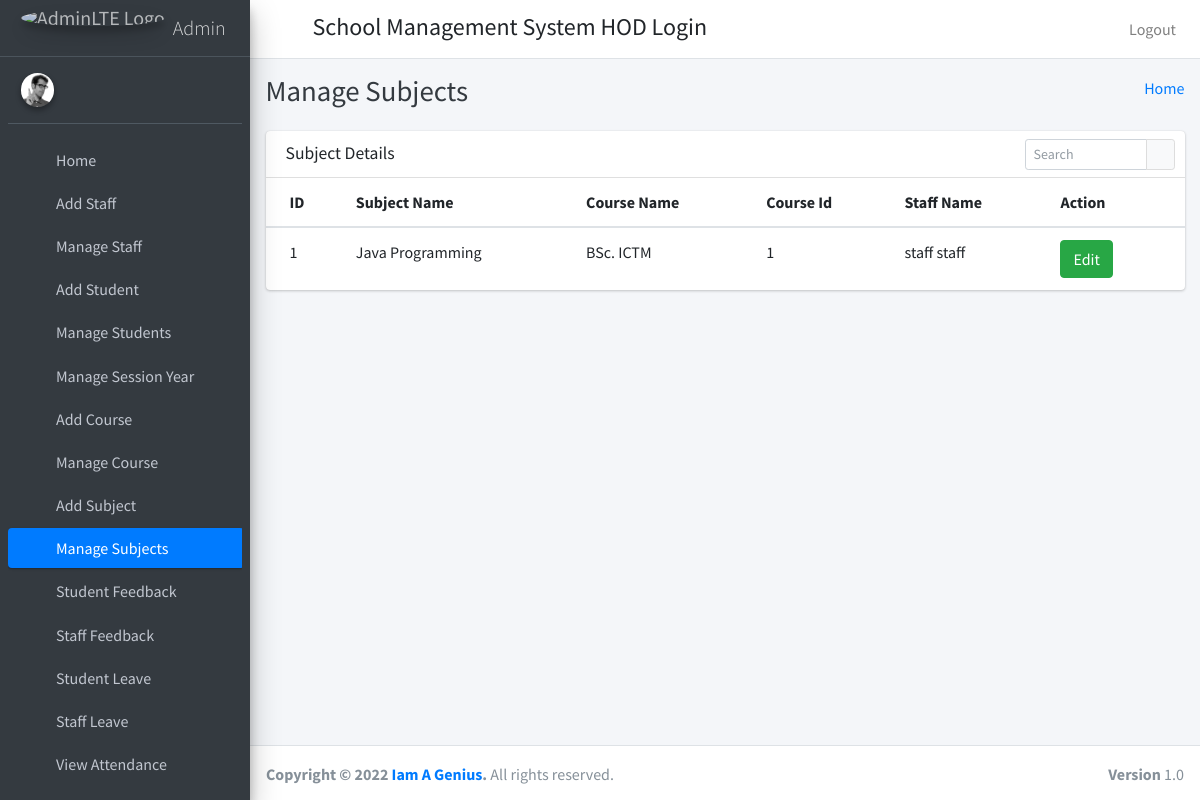
Before: /manage_subjects with the older database file.
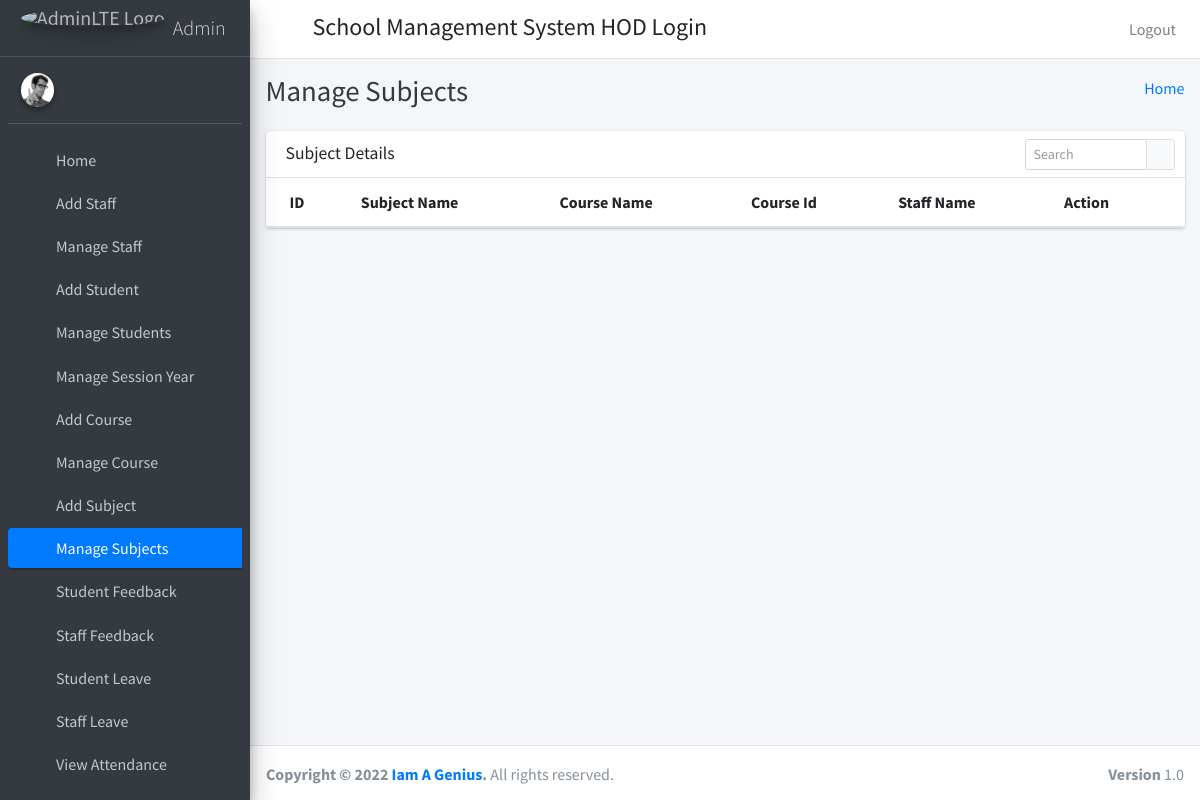
After: the same page with the newer database file.
### Student/models.py (models this page shows)
class subject(models.Model):
    id = models.AutoField(primary_key=True)
    subject_name = models.CharField(max_length=250)
    course_id = models.ForeignKey(courses,on_delete=models.CASCADE,default=1)
    staff_id = models.ForeignKey(CustomUser, on_delete=models.CASCADE)
    created_at = models.DateTimeField(auto_now_add=True)
    updated_at = models.DateTimeField(auto_now_add=True)
    objects=models.Manager()

class courses(models.Model):
    id = models.AutoField(primary_key=True)
    course_name = models.CharField(max_length=250)
    created_at = models.DateTimeField(auto_now_add=True)
    updated_at = models.DateTimeField(auto_now_add=True)
    objects=models.Manager()

class CustomUser(AbstractUser):
    user_type_data=((1,"HOD"),(2,"staff"),(3,"student"))
    user_type= models.CharField(default=1, choices=user_type_data,max_length=10)

### Student/hod_views.py (the view)
# urls.py: path('manage_subjects', hod_views.manage_subjects,name="manage_subjects"),
def manage_subjects(request):
    subjects = subject.objects.all()
    return render(request, "hod_template/manage_subjects_template.html", {"subjects": subjects})

### templates/Hod_template/manage_subjects_template.html
{% extends 'Hod_template/base_template.html' %}
{% block page_title %} Manage Subjects {% endblock page_title %}
{% load static %}
{% block main_content %}
<section class="content">
      <div class="container-fluid">
       <div class="row">
          <div class="col-12">
            <div class="card">
              <div class="card-header">
                <h3 class="card-title">Subject Details</h3>
                <div class="card-tools">
                  <div class="input-group input-group-sm" style="width: 150px;">
                    <input type="text" name="table_search" class="form-control float-right" placeholder="Search">
                    <div class="input-group-append">
                      <button type="submit" class="btn btn-default"><i class="fas fa-search"></i></button>
                    </div>
                  </div>
                </div>
              </div>
              <div class="card-body table-responsive p-0">
                <table class="table table-hover text-nowrap">
                  <thead>
                    <tr>
                      <th>ID</th>
                      <th>Subject Name</th>
                      <th>Course Name</th>
                      <th>Course Id</th>
                      <th>Staff Name</th>
                      <th>Action</th>
                    </tr>
                  </thead>
                  <tbody>
                  {% for subject in subjects %}
                    <tr>
                      <td>{{ subject.id }}</td>
                      <td>{{ subject.subject_name }}</td>
                      <td>{{ subject.course_id.course_name }}</td>
                      <td>{{ subject.course_id.id }}</td>
                      <td>{{ subject.staff_id.first_name }} {{ subject.staff_id.last_name }}</td>
                      <td><a href="/edit_subject/{{ subject.id}}" class="btn btn-success">Edit</a></td>
                    </tr>
                  {% endfor %}
                  </tbody>
                </table>
              </div>
            </div>
          </div>
        </div>
      </div>
    </section>
{% endblock main_content %}

### templates/Hod_template/base_template.html (shortened to what this page needs)
<!DOCTYPE html>
{% load static %}
<html>
<head>
  <link rel="stylesheet" href="{% static "plugins/fontawesome-free/css/all.min.css" %}">
  <link rel="stylesheet" href="https://code.ionicframework.com/ionicons/2.0.1/css/ionicons.min.css">
  <link rel="stylesheet" href="{% static "plugins/tempusdominus-bootstrap-4/css/tempusdominus-bootstrap-4.min.css" %}">
  <link rel="stylesheet" href="{% static "plugins/icheck-bootstrap/icheck-bootstrap.min.css" %}">
  <link rel="stylesheet" href="{% static "plugins/jqvmap/jqvmap.min.css" %}">
  <link rel="stylesheet" href="{% static "dist/css/adminlte.min.css" %}">
  <link rel="stylesheet" href="{% static "plugins/overlayScrollbars/css/OverlayScrollbars.min.css" %}">
  <link rel="stylesheet" href="{% static "plugins/daterangepicker/daterangepicker.css" %}">
  <link rel="stylesheet" href="{% static "plugins/summernote/summernote-bs4.css" %}">
</head>
<body class="hold-transition sidebar-mini layout-fixed">
<div class="wrapper">
  <nav class="main-header navbar navbar-expand navbar-white navbar-light">
    <ul class="navbar-nav">
      <li class="nav-item">
        <a class="nav-link" data-widget="pushmenu" href="#"><i class="fas fa-bars"></i></a>
      </li>
    </ul>
  <h4 style="margin-left: 10px;margin-top: 5px">School Management System HOD Login</h4>
    <ul class="navbar-nav ml-auto">
      <li class="nav-item">
        <a class="nav-link" href="/logout_user">
          Logout
        </a>
      </li>
    </ul>
  </nav>
  {% include 'Hod_template/sidebar.html' with user=user id=id %}
     <div class="content-wrapper">
    <div class="content-header">
      <div class="container-fluid">
        <div class="row mb-2">
          <div class="col-sm-6">
            <h1 class="m-0 text-dark">{% block page_title %}{% endblock page_title %}</h1>
          </div>
          <div class="col-sm-6">
            <ol class="breadcrumb float-sm-right">
              <li class="breadcrumb-item"><a href="/admin_home">Home</a></li>
            </ol>
          </div>
        </div>
      </div>
    </div>
        {% block main_content %}
        {% endblock main_content %}
  </div>
  {% include 'Hod_template/footer.html' %}
</div>
</body>
</html>

### templates/Hod_template/sidebar.html (shortened to what this page needs)
{% load static %}
<aside class="main-sidebar sidebar-dark-primary elevation-4">
    <a href="#" class="brand-link">
      <img src="{% static "dist/img/AdminLTELogo.png" %}" alt="AdminLTE Logo" class="brand-image img-circle elevation-3"
           style="opacity: .8">
      <span class="brand-text font-weight-light">Admin</span>
    </a>
    <div class="sidebar">
      <div class="user-panel mt-3 pb-3 mb-3 d-flex">
        <div class="image">
          <img src="{% static "dist/img/user2-160x160.jpg" %}" class="img-circle elevation-2" alt="User Image">
        </div>
        <div class="info">
        </div>
      </div>
      <nav class="mt-2">
        <ul class="nav nav-pills nav-sidebar flex-column" data-widget="treeview" role="menu" data-accordion="false">
          <li class="nav-item">
            {% url 'admin_home' as admin_home %}
            <a href="{{ admin_home }}" class="nav-link {% if request.path == admin_home %} active {% endif %} ">
              <i class="nav-icon fas fa-th"></i>
              <p>
                Home
              </p>
            </a>
          </li>
          <li class="nav-item">
            {% url 'add_staff' as add_staff %}
            <a href="{{ add_staff }}" class="nav-link {% if request.path == add_staff %} active {% endif %} ">
              <i class="nav-icon fas fa-th"></i>
              <p>
                Add Staff
              </p>
            </a>
          </li>
          <li class="nav-item">
            {% url 'manage_staff' as manage_staff %}
            {% url 'edit_staff' staff_id=id as edit_staff %}
            <a href="{% url 'manage_staff' %}" class="nav-link {% if request.path == manage_staff %} active {% endif %} {% if request.path == edit_staff %} active {% endif %}">
              <i class="nav-icon fas fa-th"></i>
              <p>
                Manage Staff
              </p>
            </a>
          </li>
          <li class="nav-item">
            {% url 'add_student' as add_student %}
            <a href="{{ add_student }}" class="nav-link {% if request.path == add_student %} active {% endif %} ">
              <i class="nav-icon fas fa-th"></i>
              <p>
                Add Student
              </p>
            </a>
          </li>
          <li class="nav-item">
            {% url 'manage_student' as manage_student %}
            {% url 'edit_student' student_id=id as edit_student %}
            <a href="{{ manage_student }}" class="nav-link {% if request.path == manage_student %} active {% endif %} {% if request.path == edit_student %} active {% endif %} ">
              <i class="nav-icon fas fa-th"></i>
              <p>
                Manage Students
              </p>
            </a>
          </li>
         <li class="nav-item">
            {% url 'manage_session' as manage_session %}
            <a href="{{ manage_session }}" class="nav-link {% if request.path == manage_session %} active {% endif %} ">
              <i class="nav-icon fas fa-th"></i>
              <p>
                Manage Session Year
              </p>
            </a>
          </li>
          <li class="nav-item">
            {% url 'add_course' as add_course %}
            <a href="{{ add_course }}" class="nav-link {% if request.path == add_course %} active {% endif %}">
              <i class="nav-icon fas fa-th"></i>
              <p>
                Add Course
              </p>
            </a>
          </li>
          <li class="nav-item">
            {% url 'manage_course' as manage_course %}
            {% url 'edit_course' course_id=id as edit_course %}
            <a href="{{ manage_course }}" class="nav-link {% if request.path == manage_course %} active {% endif %} {% if request.path == edit_course %} active {% endif %} ">
              <i class="nav-icon fas fa-th"></i>
              <p>
                Manage Course
              </p>
            </a>
          </li>
          <li class="nav-item">
            {% url 'add_subject' as add_subject %}
            <a href="{{ add_subject }}" class="nav-link {% if request.path == add_subject %} active {% endif %}">
              <i class="nav-icon fas fa-th"></i>
              <p>
                Add Subject
              </p>
            </a>
          </li>
          <li class="nav-item">
            {% url 'manage_subjects' as manage_subjects %}
            {% url 'edit_subject' subject_id=id as edit_subject %}
            <a href="{{ manage_subjects }}" class="nav-link {% if request.path == manage_subjects %} active {% endif %} {% if request.path == edit_subject %} active {% endif %}">
              <i class="nav-icon fas fa-th"></i>
              <p>
                Manage Subjects
              </p>
            </a>
          </li>
          <li class="nav-item">
            {% url 'student_feedback_msg' as student_feedback_msg %}
            <a href="{{ student_feedback_msg }}" class="nav-link {% if request.path == student_feedback_msg %} active {% endif %}">
              <i class="nav-icon fas fa-th"></i>
              <p>
                Student Feedback
              </p>
            </a>
          </li>
          <li class="nav-item">
            {% url 'staff_feedback_msg' as staff_feedback_msg %}
            <a href="{{ staff_feedback_msg }}" class="nav-link {% if request.path == staff_feedback_msg %} active {% endif %}">
              <i class="nav-icon fas fa-th"></i>
              <p>
                Staff Feedback
              </p>
            </a>
          </li>
          <li class="nav-item">
            {% url 'student_leave_reply' as student_leave_reply %}
            <a href="{{ student_leave_reply }}" class="nav-link {% if request.path == student_leave_reply %} active {% endif %}">
              <i class="nav-icon fas fa-th"></i>
              <p>
                Student Leave
              </p>
            </a>
          </li>
          <li class="nav-item">
            {% url 'staff_leave_reply' as staff_leave_reply %}
            <a href="{{ staff_leave_reply }}" class="nav-link {% if request.path == staff_leave_reply %} active {% endif %}" >
              <i class="nav-icon fas fa-th"></i>
              <p>
                Staff Leave
              </p>
            </a>
          </li>
          <li class="nav-item">
            {% url 'admin_view_attendance' as admin_view_attendance %}
            <a href="{% url 'admin_view_attendance' %}" class="nav-link {% if request.path == admin_view_attendance %} active {% endif %}" >
              <i class="nav-icon fas fa-th"></i>
              <p>
                View Attendance
              </p>
            </a>
          </li>
          <li class="nav-item">
            {% url 'admin_send_notification_staff' as admin_send_notification_staff %}
            <a href="{% url 'admin_send_notification_staff' %}" class="nav-link {% if request.path == admin_send_notification_staff %} active {% endif %}" >
            </a>
          </li>
         </nav>
    </div>
  </aside>

### templates/Hod_template/footer.html
 <footer class="main-footer">
    <strong>Copyright &copy; 2022 <a href="http://adminlte.io">Iam A Genius</a>.</strong>
    All rights reserved.
    <div class="float-right d-none d-sm-inline-block">
      <b>Version</b> 1.0
    </div>
  </footer>

Changed rows visible on the page:
removed subject: id "1", subject_name "Java Programming", course_id.course_name "BSc. ICTM", course_id.id "1", staff_id.first_name "staff", staff_id.last_name "staff"
